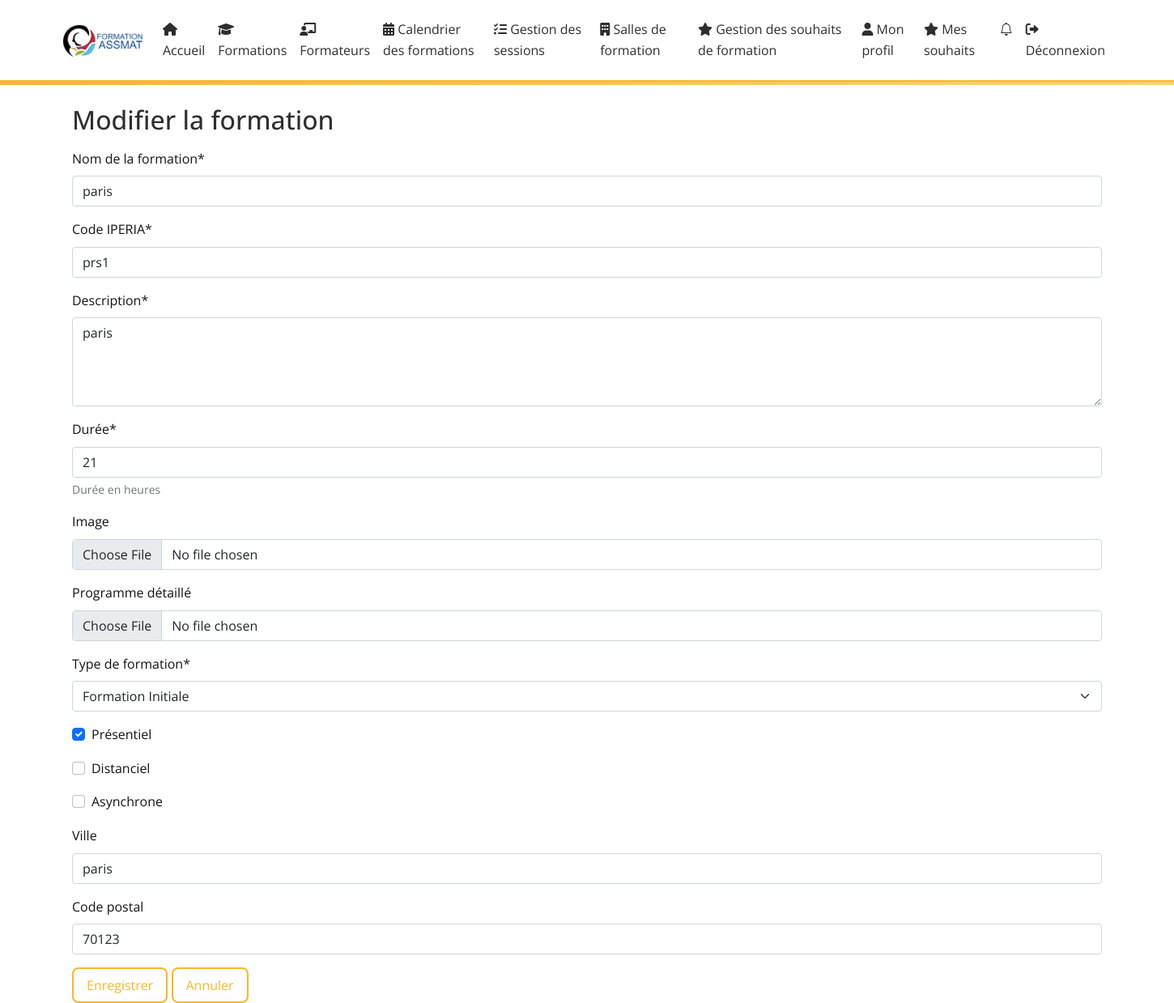
Page /formations/9/edit/ (signed in) on the committed database.
### core/models.py (models this page shows, shortened)
class Formation(models.Model):
    FORMATION_TYPES = [
        ('initial', 'Formation Initiale'),
        ('continue', 'Formation Continue'),
        ('specialisation', 'Formation Spécialisation'),
    ]
    name = models.CharField(max_length=255, verbose_name="Nom de la formation")
    code_iperia = models.CharField(max_length=50, unique=True, verbose_name="Code IPERIA")
    description = models.TextField(verbose_name="Description")
    duration = models.IntegerField(help_text="Durée en heures", validators=[MinValueValidator(1)], verbose_name="Durée")
    image = models.ImageField(upload_to='formations/images/', null=True, blank=True, verbose_name="Image")
    program_file = models.FileField(upload_to='programs/', null=True, blank=True, verbose_name="Programme détaillé")
    created_at = models.DateTimeField(auto_now_add=True, verbose_name="Date de création")
    updated_at = models.DateTimeField(auto_now=True, verbose_name="Date de mise à jour")
    type = models.CharField(max_length=20, choices=FORMATION_TYPES, default='initial', verbose_name="Type de formation")
    is_presentiel = models.BooleanField(default=True, verbose_name="Présentiel")
    is_distanciel = models.BooleanField(default=False, verbose_name="Distanciel")
    is_asynchrone = models.BooleanField(default=False, verbose_name="Asynchrone")
    is_active = models.BooleanField(default=True, verbose_name="Formation active")
    city = models.CharField(max_length=100, null=True, blank=True, verbose_name="Ville")
    code_postal = models.CharField(max_length=10, null=True, blank=True, verbose_name="Code postal")
    latitude = models.FloatField(null=True, blank=True)
    longitude = models.FloatField(null=True, blank=True)
    class Meta:
        verbose_name = "Formation"
        verbose_name_plural = "Formations"
        ordering = ['name']

### core/views.py (the view)
# urls.py: path('formations/<int:pk>/edit/', views.formation_edit, name='formation_edit'),
@login_required
@staff_member_required
def formation_edit(request, pk):
    formation = get_object_or_404(Formation, pk=pk)
    if request.method == 'POST':
        form = FormationForm(request.POST, request.FILES, instance=formation)
        if form.is_valid():
            form.save()
            messages.success(request, 'Formation modifiée avec succès.')
            return redirect('core:formation_detail', pk=pk)
    else:
        form = FormationForm(instance=formation)
    return render(request, 'core/formation_form.html', {
        'form': form,
        'formation': formation,
        'title': 'Modifier la formation'
    })

### core/forms.py
class FormationForm(forms.ModelForm):
    class Meta:
        model = Formation
        fields = [
            'name', 'code_iperia', 'description', 'duration',
            'image', 'program_file', 'type',
            'is_presentiel', 'is_distanciel', 'is_asynchrone',
            'city', 'code_postal'
        ]
        widgets = {
            'description': forms.Textarea(attrs={'rows': 4}),
            'duration': forms.NumberInput(attrs={'class': 'form-control'}),
            'name': forms.TextInput(attrs={'class': 'form-control'}),
            'code_iperia': forms.TextInput(attrs={'class': 'form-control'}),
            'type': forms.Select(attrs={'class': 'form-select'}),
            'city': forms.TextInput(attrs={'class': 'form-control'}),
            'code_postal': forms.TextInput(attrs={'class': 'form-control'}),
        }

### core/context_processors.py (called while the page is built)
def unread_notifications(request):
    if request.user.is_authenticated:
        return {
            'unread_notifications_count': request.user.notifications.filter(is_read=False).count()
        }
    return {}

### core/templates/core/formation_form.html (shortened to what this page needs)
{% extends "core/base.html" %}
{% load crispy_forms_tags %}
{% block content %}
<div class="container mt-4">
    <h2>{{ title }}</h2>
    <form method="post" enctype="multipart/form-data">
        {{ form|crispy }}
        <div class="form-group mt-3">
            <button type="submit" class="btn btn-primary">Enregistrer</button>
            <a href="{% url 'core:formation_list' %}" class="btn btn-secondary">Annuler</a>
        </div>
    </form>
</div>
{% endblock %}

### core/static/core/css/custom.css (style rules this page uses)
:root { --primary-color: #F9B72A; --secondary-color: #2E2E2E; --background-color: #ffffff; --text-color: #141414; --hover-color: #fccc64; --border-radius: 8px; }
body { background-color: var(--background-color); color: var(--text-color); font-family: 'Open Sans', sans-serif; line-height: 1.6; }
.auth-buttons .nav-link, .btn { border-radius: var(--border-radius); border: 2px solid var(--primary-color); color: var(--primary-color); background: transparent; padding: 0.5rem 1rem; transition: background 0.3s, color 0.3s; }
h1, h2, h3 { color: var(--secondary-color); margin-bottom: 1rem; }
a { color: var(--primary-color); text-decoration: none; }

### rows in the picture
Formation: name "paris", code_iperia "prs1", description "paris", duration "21", type "Formation Initiale", is_presentiel "☑", city "paris", code_postal "70123"

### other values in the picture
{{ title }} "Modifier la formation"
